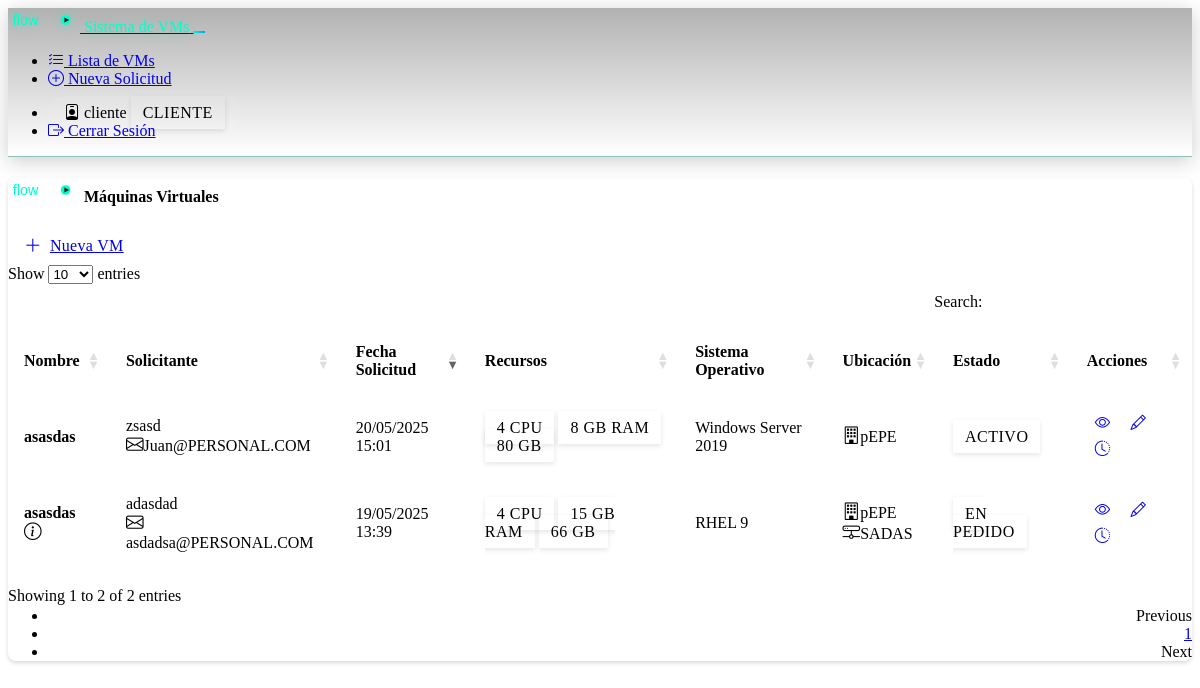
Screenshot of /vms/list (signed in) with the database file from the repository.
### models.py (models this page shows, shortened)
class User(UserMixin, db.Model):
    id = db.Column(db.Integer, primary_key=True)
    username = db.Column(db.String(64), unique=True, nullable=False)
    password_hash = db.Column(db.String(256), nullable=False)
    is_admin = db.Column(db.Boolean, default=False)
    email = db.Column(db.String(120), nullable=True)
    vms_created = db.relationship('VM', backref='creator', lazy=True)
    modifications = db.relationship('VMHistory', backref='modified_by_user', lazy=True,
                                  foreign_keys='VMHistory.modified_by')

class VM(db.Model):
    id = db.Column(db.Integer, primary_key=True)
    name = db.Column(db.String(100), nullable=False)
    requester_name = db.Column(db.String(100), nullable=False)
    requester_email = db.Column(db.String(120), nullable=True)
    request_date = db.Column(db.DateTime, default=datetime.utcnow)
    primary_admin_name = db.Column(db.String(100), nullable=True)
    primary_admin_email = db.Column(db.String(120), nullable=True)
    secondary_admin_name = db.Column(db.String(100), nullable=True)
    secondary_admin_email = db.Column(db.String(120), nullable=True)
    cpu_count = db.Column(db.Integer, nullable=False)
    ram_amount = db.Column(db.Integer, nullable=False)  # en GB
    disk_size = db.Column(db.Integer, nullable=False)   # en GB
    operating_system = db.Column(db.String(100), nullable=True)
    physical_location = db.Column(db.String(200), nullable=True)
    virtual_host = db.Column(db.String(200), nullable=True)
    backup_required = db.Column(db.Boolean, default=False)
    backup_frequency = db.Column(db.String(50), nullable=True)  # Diario, Semanal, Mensual, etc.
    vlans_text = db.Column(db.Text, nullable=True)
    @property
    def vlans(self):
        """Obtiene la lista de VLANs desde el texto almacenado"""
        if self.vlans_text:
            return [vlan.strip() for vlan in self.vlans_text.split(',')]
        return []
    notes = db.Column(db.Text, nullable=True)
    status = db.Column(db.String(20), nullable=False)  # PENDIENTE, APROBADO, RECHAZADO, ACTIVO
    created_by = db.Column(db.Integer, db.ForeignKey('user.id'), nullable=False)
    created_at = db.Column(db.DateTime, default=datetime.utcnow)
    updated_at = db.Column(db.DateTime, default=datetime.utcnow, onupdate=datetime.utcnow)
    history = db.relationship('VMHistory', backref='vm', lazy=True,
                             foreign_keys='VMHistory.vm_id')

### blueprints/vms/routes.py (the view)
@vms_bp.route('/list')
@login_required
def list_vms():
    if current_user.is_admin:
        vms = VM.query.all()
    else:
        vms = VM.query.filter_by(created_by=current_user.id).all()
    return render_template('vms/list.html', vms=vms, title='Lista de VMs')

### templates/vms/list.html (shortened to what this page needs)
{% extends "base.html" %}
{% block content %}
<div class="card shadow-sm animated-card">
    <div class="card-header d-flex justify-content-between align-items-center py-3">
        <h4 class="card-title mb-0">
            <img src="{{ url_for('static', filename='images/flow-logo.svg') }}" alt="Flow Logo" class="me-2" style="height: 24px;">
            Máquinas Virtuales
        </h4>
        <a href="{{ url_for('vms.new_vm') }}" class="btn btn-primary">
            <i class="bi bi-plus-lg"></i>
            Nueva VM
        </a>
    </div>
    <div class="card-body p-0">
        <div class="table-responsive">
            <table id="vmTable" class="table">
                <thead>
                    <tr>
                        <th>Nombre</th>
                        <th>Solicitante</th>
                        <th>Fecha Solicitud</th>
                        <th>Recursos</th>
                        <th>Sistema Operativo</th>
                        <th>Ubicación</th>
                        <th>Estado</th>
                        <th>Acciones</th>
                    </tr>
                </thead>
                <tbody>
                    {% for vm in vms %}
                    <tr>
                        <td>
                            <strong>{{ vm.name }}</strong>
                            {% if vm.notes %}
                            <i class="bi bi-info-circle ms-2 text-info"
                               data-bs-toggle="tooltip"
                               title="{{ vm.notes }}"></i>
                            {% endif %}
                        </td>
                        <td>
                            {{ vm.requester_name }}
                            {% if vm.requester_email %}
                            <div class="small text-muted">
                                <i class="bi bi-envelope me-1"></i>{{ vm.requester_email }}
                            </div>
                            {% endif %}
                        </td>
                        <td>{{ vm.request_date.strftime('%d/%m/%Y %H:%M') }}</td>
                        <td>
                            <span class="badge bg-secondary me-1">{{ vm.cpu_count }} CPU</span>
                            <span class="badge bg-secondary me-1">{{ vm.ram_amount }} GB RAM</span>
                            <span class="badge bg-secondary">{{ vm.disk_size }} GB</span>
                        </td>
                        <td>
                            {% if vm.operating_system %}
                            {% set os_names = {
                                'windows_server_2022': 'Windows Server 2022',
                                'windows_server_2019': 'Windows Server 2019',
                                'ubuntu_22_04': 'Ubuntu 22.04 LTS',
                                'ubuntu_24_04': 'Ubuntu 24.04 LTS',
                                'rhel_9': 'RHEL 9',
                                'centos_stream_9': 'CentOS Stream 9',
                                'debian_12': 'Debian 12',
                                'other': 'Otro'
                            } %}
                            {{ os_names.get(vm.operating_system, vm.operating_system) }}
                            {% else %}
                            <span class="text-muted">No especificado</span>
                            {% endif %}
                        </td>
                        <td>
                            {% if vm.physical_location %}
                            <div>
                                <i class="bi bi-building me-1"></i>{{ vm.physical_location }}
                            </div>
                            {% endif %}
                            {% if vm.virtual_host %}
                            <div>
                                <i class="bi bi-hdd-network me-1"></i>{{ vm.virtual_host }}
                            </div>
                            {% endif %}
                        </td>
                        <td>
                            {% if current_user.is_admin %}
                            <select class="form-select status-select" data-vm-id="{{ vm.id }}">
                                <option value="EN PEDIDO" {% if vm.status == 'EN PEDIDO' %}selected{% endif %}>En Pedido</option>
                                <option value="ACTIVO" {% if vm.status == 'ACTIVO' %}selected{% endif %}>Activo</option>
                                <option value="RECHAZADO" {% if vm.status == 'RECHAZADO' %}selected{% endif %}>Rechazado</option>
                                <option value="PENDIENTE" {% if vm.status == 'PENDIENTE' %}selected{% endif %}>Pendiente</option>
                            </select>
                            {% else %}
                            {% set status_class = {
                                'ACTIVO': 'success',
                                'PENDIENTE': 'warning',
                                'RECHAZADO': 'danger',
                                'EN PEDIDO': 'info'
                            } %}
                            <span class="badge bg-{{ status_class.get(vm.status, 'secondary') }}">
                                {{ vm.status.replace('_', ' ').title() }}
                            </span>
                            {% endif %}
                        </td>
                        <td>
                            <div class="btn-group">
                                <a href="{{ url_for('vms.view_vm', vm_id=vm.id) }}"
                                   class="btn btn-sm btn-info"
                                   data-bs-toggle="tooltip"
                                   title="Ver Detalles">
                                    <i class="bi bi-eye"></i>
                                </a>
                                {% if current_user.is_admin or current_user.id == vm.created_by %}
                                <a href="{{ url_for('vms.edit_vm', vm_id=vm.id) }}"
                                   class="btn btn-sm btn-primary"
                                   data-bs-toggle="tooltip"
                                   title="Editar VM">
                                    <i class="bi bi-pencil"></i>
                                </a>
                                {% endif %}
                                <a href="{{ url_for('vms.vm_history', vm_id=vm.id) }}"
                                   class="btn btn-sm btn-secondary"
                                   data-bs-toggle="tooltip"
                                   title="Ver Historial">
                                    <i class="bi bi-clock-history"></i>
                                </a>
                            </div>
                        </td>
                    </tr>
                    {% endfor %}
                </tbody>
            </table>
        </div>
    </div>
</div>
{% endblock %}

### templates/base.html (shortened to what this page needs)
<!DOCTYPE html>
<html lang="es" data-bs-theme="dark">
<head>
    <link rel="stylesheet" href="https://cdn.replit.com/agent/bootstrap-agent-dark-theme.min.css">
    <link rel="stylesheet" href="https://cdn.datatables.net/1.11.5/css/dataTables.bootstrap5.min.css">
    <link rel="stylesheet" href="https://cdn.jsdelivr.net/npm/bootstrap-icons@1.7.2/font/bootstrap-icons.css">
    <link rel="stylesheet" href="{{ url_for('static', filename='css/custom.css') }}">
</head>
<body>
    {% if current_user.is_authenticated %}
    <nav class="navbar navbar-expand-lg navbar-dark bg-dark mb-4 shadow-lg flow-navbar">
        <div class="container">
            <a class="navbar-brand d-flex align-items-center" href="{{ url_for('dashboard.index') }}">
                <img src="{{ url_for('static', filename='images/flow-logo.svg') }}" alt="Flow Logo" class="navbar-logo me-2">
                <span class="flow-accent">Sistema de VMs</span>
            </a>
            <button class="navbar-toggler animated-button" type="button" data-bs-toggle="collapse" data-bs-target="#navbarNav">
            </button>
            <div class="collapse navbar-collapse" id="navbarNav">
                <ul class="navbar-nav me-auto">
                    <li class="nav-item">
                        <a class="nav-link nav-animated" href="{{ url_for('vms.list_vms') }}">
                            <i class="bi bi-list-check me-1 nav-icon"></i>
                            Lista de VMs
                        </a>
                    </li>
                    <li class="nav-item">
                        <a class="nav-link nav-animated" href="{{ url_for('vms.new_vm') }}">
                            <i class="bi bi-plus-circle me-1 nav-icon"></i>
                            Nueva Solicitud
                        </a>
                    </li>
                </ul>
                <ul class="navbar-nav">
                    <li class="nav-item">
                        <span class="nav-link user-badge">
                            <i class="bi bi-person-badge me-1"></i>
                            {{ current_user.username }}
                            {% if current_user.is_admin %}
                            <span class="badge bg-danger ms-1">Admin</span>
                            {% else %}
                            <span class="badge bg-info ms-1">Cliente</span>
                            {% endif %}
                        </span>
                    </li>
                    <li class="nav-item">
                        <a class="nav-link nav-animated" href="{{ url_for('auth.logout') }}">
                            <i class="bi bi-box-arrow-right me-1 nav-icon"></i>
                            Cerrar Sesión
                        </a>
                    </li>
                </ul>
            </div>
        </div>
    </nav>
    {% endif %}
    <div class="container py-4">
        {% block content %}{% endblock %}
    </div>
</body>
</html>

### static/css/custom.css (style rules this page uses)
:root { --status-pending: var(--bs-warning); --status-active: var(--bs-success); --status-rejected: var(--bs-danger); --status-requested: var(--bs-info); --flow-primary: #00ffcc; --flow-secondary: #1a1a1a; --flow-accent: #0099ff; --flow-gradient-start: #0099ff; --flow-gradient-end: #00ffcc; }
.navbar-logo { height: 24px; filter: drop-shadow(0 0 5px rgba(0, 255, 204, 0.5)); transition: all 0.3s ease; }
.flow-navbar { border-bottom: 1px solid rgba(0, 255, 204, 0.2); background: linear-gradient(180deg, rgba(0,0,0,0.3) 0%, rgba(0,0,0,0) 100%); box-shadow: 0 4px 20px rgba(0, 0, 0, 0.2); }
.nav-animated { position: relative; transition: all 0.3s ease; }
.nav-animated::after { content: ''; position: absolute; bottom: 0; left: 50%; width: 0; height: 2px; background: var(--flow-primary); transition: all 0.3s ease; transform: translateX(-50%); }
.nav-icon { transition: all 0.3s ease; }
.user-badge { position: relative; padding: 0.5rem 1rem; background: rgba(255, 255, 255, 0.05); border-radius: 50px; transition: all 0.3s ease; }
body { min-height: 100vh; background: var(--bs-dark); }
.container { max-width: 1200px; }
.animated-button { position: relative; overflow: hidden; transition: all 0.3s ease; background: linear-gradient(45deg, var(--flow-primary), var(--flow-accent)); border: none; }
.animated-button::after { content: ''; position: absolute; top: 50%; left: 50%; width: 5px; height: 5px; background: rgba(255, 255, 255, 0.5); opacity: 0; border-radius: 100%; transform: scale(1, 1) translate(-50%); transform-origin: 50% 50%; }
.card { border: none; border-radius: 0.5rem; background: var(--bs-dark); box-shadow: 0 0.125rem 0.25rem rgba(0, 0, 0, 0.15); transition: all 0.3s ease; animation: fadeIn 0.5s ease-out; }
.card-header { border-bottom: 1px solid var(--bs-border-color); border-radius: 0.5rem 0.5rem 0 0; }
.table { margin-bottom: 0; vertical-align: middle; }
.table > :not(caption) > * > * { padding: 1rem; }
.table tbody tr { animation: slideIn 0.3s ease-out; transition: all 0.3s ease; }
.badge { padding: 0.5em 0.75em; font-weight: 500; text-transform: uppercase; letter-spacing: 0.5px; box-shadow: 0 2px 5px rgba(0, 0, 0, 0.1); }
.btn { padding: 0.5rem 1rem; font-weight: 500; text-transform: none; letter-spacing: 0.3px; display: inline-flex; align-items: center; gap: 0.5rem; transition: all 0.3s ease; border-radius: 0.375rem; }
.btn-sm { padding: 0.25rem 0.5rem; font-size: 0.875rem; }
.btn i, .table i { font-size: 1.1em; transition: transform 0.3s ease; }
.flow-accent { color: var(--flow-primary); text-shadow: 0 0 10px rgba(0, 255, 204, 0.3); }

### rows the page displays
User: username "cliente"
VM: name "asasdas", requester_name "adasdad", requester_email "asdadsa@PERSONAL.COM", request_date "19/05/2025 13:39", cpu_count "4", ram_amount "15", disk_size "66", get "RHEL 9", physical_location "pEPE", virtual_host "SADAS", status.replace "EN PEDIDO"
VM: name "asasdas", requester_name "zsasd", requester_email "Juan@PERSONAL.COM", request_date "20/05/2025 15:01", cpu_count "4", ram_amount "8", disk_size "80", get "Windows Server 2019", physical_location "pEPE", status.replace "ACTIVO"
